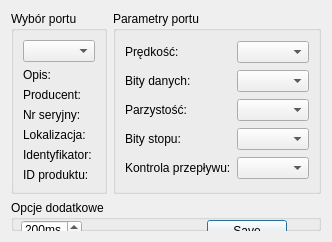
<?xml version="1.0" encoding="UTF-8"?>
<ui version="4.0">
 <class>SettingsDialog</class>
 <widget class="QDialog" name="SettingsDialog">
  <property name="geometry">
   <rect>
    <x>0</x>
    <y>0</y>
    <width>305</width>
    <height>239</height>
   </rect>
  </property>
  <property name="windowTitle">
   <string>Ustawienia</string>
  </property>
  <layout class="QGridLayout" name="gridLayout_3">
   <item row="0" column="0">
    <widget class="QGroupBox" name="selectBox">
     <property name="title">
      <string>Wybór portu</string>
     </property>
     <layout class="QGridLayout" name="gridLayout">
      <item row="0" column="0">
       <widget class="QComboBox" name="serialPortInfoListBox"/>
      </item>
      <item row="1" column="0">
       <widget class="QLabel" name="descriptionLabel">
        <property name="text">
         <string>Opis:</string>
        </property>
       </widget>
      </item>
      <item row="2" column="0">
       <widget class="QLabel" name="manufacturerLabel">
        <property name="text">
         <string>Producent:</string>
        </property>
       </widget>
      </item>
      <item row="3" column="0">
       <widget class="QLabel" name="serialNumberLabel">
        <property name="text">
         <string>Nr seryjny:</string>
        </property>
       </widget>
      </item>
      <item row="4" column="0">
       <widget class="QLabel" name="locationLabel">
        <property name="text">
         <string>Lokalizacja:</string>
        </property>
       </widget>
      </item>
      <item row="5" column="0">
       <widget class="QLabel" name="vidLabel">
        <property name="text">
         <string>Identyfikator:</string>
        </property>
       </widget>
      </item>
      <item row="6" column="0">
       <widget class="QLabel" name="pidLabel">
        <property name="text">
         <string>ID produktu:</string>
        </property>
       </widget>
      </item>
     </layout>
    </widget>
   </item>
   <item row="0" column="1">
    <widget class="QGroupBox" name="parametersBox">
     <property name="title">
      <string>Parametry portu</string>
     </property>
     <layout class="QGridLayout" name="gridLayout_2">
      <item row="4" column="0">
       <widget class="QLabel" name="flowControlLabel">
        <property name="text">
         <string>Kontrola przepływu:</string>
        </property>
       </widget>
      </item>
      <item row="3" column="0">
       <widget class="QLabel" name="stopBitsLabel">
        <property name="text">
         <string>Bity stopu:</string>
        </property>
       </widget>
      </item>
      <item row="2" column="1">
       <widget class="QComboBox" name="parityBox"/>
      </item>
      <item row="3" column="1">
       <widget class="QComboBox" name="stopBitsBox"/>
      </item>
      <item row="0" column="1">
       <widget class="QComboBox" name="baudRateBox"/>
      </item>
      <item row="1" column="0">
       <widget class="QLabel" name="dataBitsLabel">
        <property name="text">
         <string>Bity danych:</string>
        </property>
       </widget>
      </item>
      <item row="1" column="1">
       <widget class="QComboBox" name="dataBitsBox"/>
      </item>
      <item row="2" column="0">
       <widget class="QLabel" name="parityLabel">
        <property name="text">
         <string>Parzystość:</string>
        </property>
       </widget>
      </item>
      <item row="0" column="0">
       <widget class="QLabel" name="baudRateLabel">
        <property name="text">
         <string>Prędkość:</string>
        </property>
       </widget>
      </item>
      <item row="4" column="1">
       <widget class="QComboBox" name="flowControlBox"/>
      </item>
     </layout>
    </widget>
   </item>
   <item row="1" column="0" colspan="2">
    <widget class="QGroupBox" name="additionalOptionsGroupBox">
     <property name="title">
      <string>Opcje dodatkowe</string>
     </property>
     <widget class="QDoubleSpinBox" name="comDelay">
      <property name="geometry">
       <rect>
        <x>10</x>
        <y>20</y>
        <width>61</width>
        <height>20</height>
       </rect>
      </property>
      <property name="alignment">
       <set>Qt::AlignRight|Qt::AlignTrailing|Qt::AlignVCenter</set>
      </property>
      <property name="suffix">
       <string>ms</string>
      </property>
      <property name="decimals">
       <number>0</number>
      </property>
      <property name="minimum">
       <double>10.000000000000000</double>
      </property>
      <property name="maximum">
       <double>3000.000000000000000</double>
      </property>
      <property name="singleStep">
       <double>100.000000000000000</double>
      </property>
      <property name="value">
       <double>200.000000000000000</double>
      </property>
     </widget>
     <widget class="QDialogButtonBox" name="ButtonBox">
      <property name="geometry">
       <rect>
        <x>120</x>
        <y>20</y>
        <width>156</width>
        <height>23</height>
       </rect>
      </property>
      <property name="layoutDirection">
       <enum>Qt::LeftToRight</enum>
      </property>
      <property name="standardButtons">
       <set>QDialogButtonBox::Save</set>
      </property>
     </widget>
    </widget>
   </item>
  </layout>
 </widget>
 <resources/>
 <connections/>
</ui>
